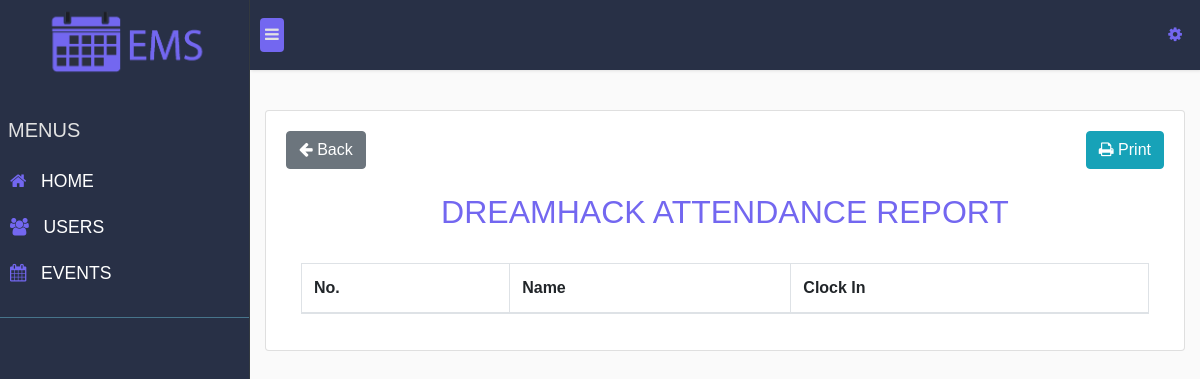
The page /users/admin/report.php?id=2 (signed in) on the database as committed earlier.
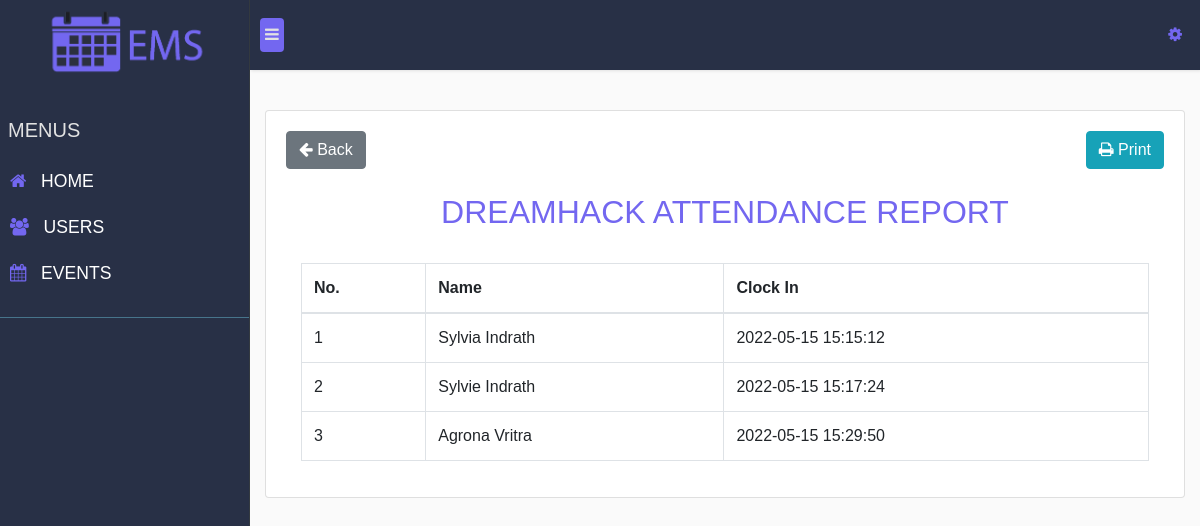
The same page on the database as committed later.
### tables this page shows
CREATE TABLE `tblevent` (
  `event_id` int(11) NOT NULL,
  `event_title` varchar(300) NOT NULL,
  `date` date NOT NULL,
  `venue` varchar(300) NOT NULL,
  `time` time NOT NULL,
  `event_name` varchar(300) NOT NULL,
  `attendanceStatus` varchar(20) NOT NULL
);

CREATE TABLE `tblparticipantsattendance` (
  `attendanceId` int(11) NOT NULL,
  `eventId` int(11) NOT NULL,
  `participantName` varchar(150) NOT NULL,
  `ClockIn` datetime NOT NULL
);

### users/admin/report.php (the view, shortened to what this page needs)
<!DOCTYPE html>
<html lang="en">
<head>
    <link rel="stylesheet" href="/CanoEMS/assets/css/bootstrap/css/bootstrap.min.css">
    <link rel="stylesheet" href="/CanoEMS/assets/css/index.css">
    <link rel="stylesheet" href="/CanoEMS/assets/css/nav.css">
    <link rel="stylesheet" href="https://cdnjs.cloudflare.com/ajax/libs/font-awesome/4.7.0/css/font-awesome.min.css">
</head>
<body>
    <?php
    $path = $_SERVER['DOCUMENT_ROOT'];
    include_once($path . "/CanoEMS/db/config.php");
    $event_id = $_GET["id"];
    $result = mysqli_query($db, "SELECT * FROM `tblevent` where event_id = " . $event_id);
    $resultEvent = mysqli_fetch_all($result, MYSQLI_ASSOC);
    $resultAttendance = mysqli_query($db, "SELECT * FROM `tblparticipantsattendance` where eventId = " . $event_id);
    ?>
    <div class="wrapper">
        <nav id="sidebar" class="backgroundDarkColor border-right border-dark">
            <?php include($path . "/CanoEMS/comp/adminNavBar.php") ?>
        </nav>
        <div class="content w-100">
            <nav class="navbar navbar-expand-lg backgroundDarkColor">
                <?php include($path . "/CanoEMS/comp/commonNavBar.php") ?>
            </nav>
            <div class="container-fluid">
                <div class="content-wrapper p-0">
                    <div class="row">
                        <div class="col-sm-12">
                            <div class="card mb-5">
                                <div class="card-body">
                                <a class="btn btn-secondary btnBack mb-4" href="events.php"><i class='fa fa-arrow-left'></i> Back</a>&nbsp;
                                <a class="btn btn-info btnPrint text-white" style="float:right" href="javascript:void(0)"><i class='fa fa-print'></i> Print</a>
                                <h2 class="textUserColor text-center"><?php echo $resultEvent[0]["event_title"] ?> ATTENDANCE REPORT</h2><br>
                                    <div class="container">
                                        <table class="table table-bordered border">
                                            <thead>
                                                <tr>
                                                    <th>No.</th>
                                                    <th>Name</th>
                                                    <th>Clock In</th>
                                                </tr>
                                            </thead>
                                            <tbody>
                                                    <?php
                                                        $No = 1;
                                                        while ($rowz = $resultAttendance->fetch_assoc()) {
                                                            echo "
                                                        <tr>
                                                            <td ref='" . $No . "'>" . $No . "</td>
                                                            <td ref='" . $rowz['participantName'] . "'>" . $rowz['participantName'] . "</td>
                                                            <td ref='" . $rowz['ClockIn'] . "'>" . $rowz['ClockIn'] . "</td>
                                                        </tr>";
                                                            $No++;
                                                        }
                                                    ?>
                                            </tbody>
                                        </table>
                                    </div>
                                </div>
                            </div>
                        </div>
                    </div>
                </div>
            </div>
        </div>
    </div>
</body>
</html>

### comp/adminNavBar.php
<div class="sidebar-header backgroundDarkColor text-center">
    <img src="/CanoEMS/assets/img/mainlogo.png" alt="icon" style="width:180px;">
</div>
<ul class="list-unstyled components">
    <h5 class="mx-2 my-3 textLightAsh">MENUS</h5>
    <li> <a href="/CanoEMS/users/admin"><i class='fa fa-home textUserColor'></i> &nbsp;&nbsp;HOME</a> </li>
    <li> <a href="/CanoEMS/users/admin/users.php"><i class='fa fa-users textUserColor'></i> &nbsp;&nbsp;USERS</a> </li>
    <li> <a href="/CanoEMS/users/admin/events.php"><i class='fa fa-calendar textUserColor'></i> &nbsp;&nbsp;EVENTS</a> </li>
</ul>

### comp/commonNavBar.php (shortened to what this page needs)
<div class="collapse navbar-collapse" id="navbarNav">
    <button type="button" id="sidebarCollapse" class="btn backgroundUserColor p-1">
        <i class="fa fa-bars textLightAsh"></i>
    </button>
    <ul class="navbar-nav ml-auto">
        <li class="nav-item dropdown">
                <a class="nav-link" href="#" id="navbarDropdown" role="button" data-toggle="dropdown" aria-haspopup="true" aria-expanded="false">
                <i class='fa fa-cog textUserColor'></i>
                </a>
                <?php print_r(strtoupper($_SESSION['user-ems']['fname'])); ?> <?php print_r(strtoupper($_SESSION['user-ems']['lname'])); ?>
        </li>
    </ul>
</div>

### assets/css/index.css (style rules this page uses)
.textUserColor { color:#7367F0 !important; }
.backgroundUserColor { background-color: #7367F0 !important; }
.textLightAsh { color: #E2E2E2 !important; }
.backgroundDarkColor { background-color: #283046 !important; }

### assets/css/nav.css (style rules this page uses)
body { font-family: 'Poppins', sans-serif; background: #fafafa }
a, a:hover, a:focus { color: inherit; text-decoration: none; transition: all 0.3s }
.navbar { padding: 15px 10px; background: #fff; border: none; border-radius: 0; margin-bottom: 40px; box-shadow: 1px 1px 3px rgba(0, 0, 0, 0.1) }
.wrapper { display: flex; width: 100%; align-items: stretch }
#sidebar { min-width: 250px; max-width: 250px; background: #005086; color: #fff; transition: all 0.3s }
#sidebar .sidebar-header { background: #005086; padding: 0 !important; }
#sidebar .sidebar-header img { width: 100%; height: auto; }
#sidebar ul.components { padding: 20px 0px; border-bottom: 1px solid #47748b }
#sidebar ul li a { padding: 10px; font-size: 1.1em; display: block }
.content-wrapper { padding: 15px }

### users/admin/report.php (style rules this page uses)
.content-wrapper { height: 100vh !important; }

Rows that differ between the two databases and show on the page:
now on this page (row edited): tblparticipantsattendance: participantName "Sylvia Indrath", ClockIn "2022-05-15 15:15:12"
now on this page (row edited): tblparticipantsattendance: participantName "Sylvie Indrath", ClockIn "2022-05-15 15:17:24"
added tblparticipantsattendance: participantName "Agrona Vritra", ClockIn "2022-05-15 15:29:50"
